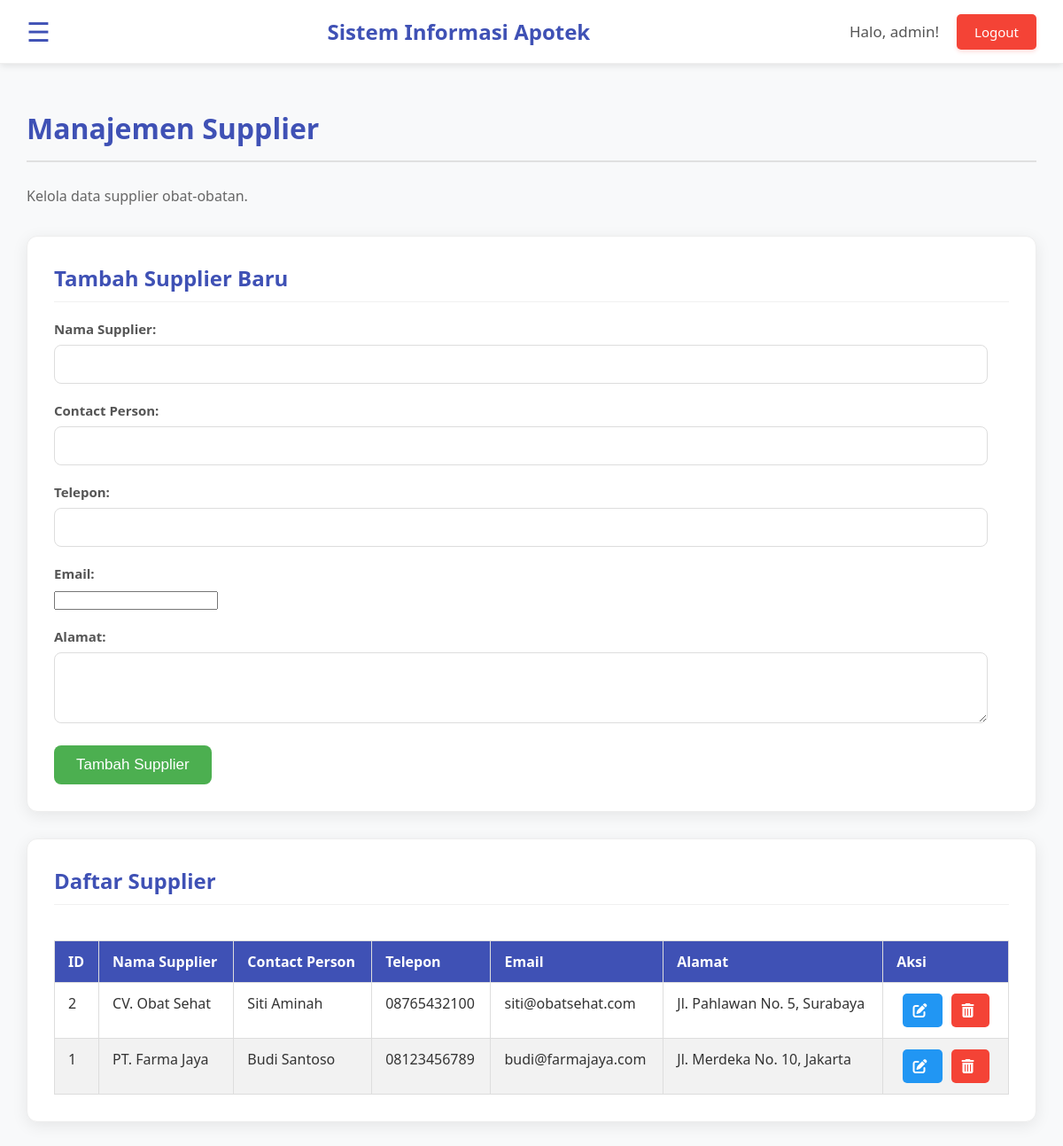
The app's page /supplier_management.php (signed in) with its own data.
### tables this page shows
CREATE TABLE suppliers (
    id INT AUTO_INCREMENT PRIMARY KEY,
    name VARCHAR(100) NOT NULL,
    contact_person VARCHAR(100),
    phone VARCHAR(20),
    email VARCHAR(100),
    address TEXT,
    created_at TIMESTAMP DEFAULT CURRENT_TIMESTAMP
);

### supplier_management.php (the view, shortened to what this page needs)
<?php
include 'php/db_connection.php';
include 'php/header.php';
$name = '';
$contact_person = '';
$phone = '';
$email = '';
$address = '';
$is_edit = false;
?>
<!DOCTYPE html>
<html lang="id">
<head>
    <link rel="stylesheet" href="css/home.css">
    <link rel="stylesheet" href="css/sidenav.css">
    <link rel="stylesheet" href="https://cdnjs.cloudflare.com/ajax/libs/font-awesome/6.0.0-beta3/css/all.min.css">
</head>
<body>
    <div class="main-content" id="mainContent">
        <h1>Manajemen Supplier</h1>
        <p>Kelola data supplier obat-obatan.</p>
        <div class="card form-card">
            <h2><?php echo $is_edit ? 'Edit Supplier' : 'Tambah Supplier Baru'; ?></h2>
            <form action="supplier_management.php" method="POST">
                <div class="input-group">
                    <label for="name">Nama Supplier:</label>
                    <input type="text" id="name" name="name" value="<?php echo htmlspecialchars($name); ?>" required>
                </div>
                <div class="input-group">
                    <label for="contact_person">Contact Person:</label>
                    <input type="text" id="contact_person" name="contact_person" value="<?php echo htmlspecialchars($contact_person); ?>" required>
                </div>
                <div class="input-group">
                    <label for="phone">Telepon:</label>
                    <input type="text" id="phone" name="phone" value="<?php echo htmlspecialchars($phone); ?>" required>
                </div>
                <div class="input-group">
                    <label for="email">Email:</label>
                    <input type="email" id="email" name="email" value="<?php echo htmlspecialchars($email); ?>" required>
                </div>
                <div class="input-group">
                    <label for="address">Alamat:</label>
                    <textarea id="address" name="address" rows="3" required><?php echo htmlspecialchars($address); ?></textarea>
                </div>
                <button type="submit" class="btn-primary"><?php echo $is_edit ? 'Perbarui Supplier' : 'Tambah Supplier'; ?></button>
            </form>
        </div>
        <div class="card table-card">
            <h2>Daftar Supplier</h2>
            <div class="table-responsive">
                <table>
                    <thead>
                        <tr>
                            <th>ID</th>
                            <th>Nama Supplier</th>
                            <th>Contact Person</th>
                            <th>Telepon</th>
                            <th>Email</th>
                            <th>Alamat</th>
                            <th>Aksi</th>
                        </tr>
                    </thead>
                    <tbody>
                        <?php
                        $sql = "SELECT id, name, contact_person, phone, email, address FROM suppliers ORDER BY name ASC";
                        $result = $conn->query($sql);
                        if ($result->num_rows > 0) {
                            while($row = $result->fetch_assoc()) {
                                echo "<tr>";
                                echo "<td>" . htmlspecialchars($row['id']) . "</td>";
                                echo "<td>" . htmlspecialchars($row['name']) . "</td>";
                                echo "<td>" . htmlspecialchars($row['contact_person']) . "</td>";
                                echo "<td>" . htmlspecialchars($row['phone']) . "</td>";
                                echo "<td>" . htmlspecialchars($row['email']) . "</td>";
                                echo "<td>" . htmlspecialchars($row['address']) . "</td>";
                                echo "<td class='actions'>";
                                echo "<a href='supplier_management.php?edit=" . htmlspecialchars($row['id']) . "' class='action-btn edit-btn' title='Edit'><i class='fas fa-edit'></i></a>";
                                echo "<a href='supplier_management.php?delete=" . htmlspecialchars($row['id']) . "' class='action-btn delete-btn' title='Hapus' onclick='return confirm(\"Apakah Anda yakin ingin menghapus supplier ini? Tindakan ini tidak dapat dibatalkan.\");'><i class='fas fa-trash-alt'></i></a>";
                                echo "</td>";
                                echo "</tr>";
                            }
                        } else {
                            echo "<tr><td colspan='7'>Tidak ada data supplier.</td></tr>";
                        }
                        ?>
                    </tbody>
                </table>
            </div>
        </div>
    </div>
</body>
</html>

### css/home.css (style rules this page uses)
body { font-family: 'Segoe UI', Tahoma, Geneva, Verdana, sans-serif; margin: 0; background-color: #f4f7f6; color: #333; display: flex; flex-direction: column; min-height: 100vh; }
.main-content { flex-grow: 1; padding: 30px; margin-left: 0; transition: margin-left 0.5s; background-color: #f8f9fa; min-height: calc(100vh - 70px); box-sizing: border-box; }
.main-content h1 { color: #3f51b5; margin-bottom: 25px; font-size: 32px; border-bottom: 2px solid #e0e0e0; padding-bottom: 15px; }
.main-content p { color: #666; line-height: 1.7; font-size: 16px; margin-bottom: 30px; }
.card { background-color: #ffffff; padding: 30px; border-radius: 12px; box-shadow: 0 4px 18px rgba(0, 0, 0, 0.08); margin-bottom: 30px; border: 1px solid #eee; }
.card h2 { color: #3f51b5; margin-top: 0; margin-bottom: 20px; font-size: 24px; border-bottom: 1px solid #f0f0f0; padding-bottom: 10px; }
.input-group { margin-bottom: 20px; }
.input-group label { display: block; margin-bottom: 8px; font-weight: 600; color: #555; font-size: 15px; }
.input-group input[type="text"], .input-group input[type="number"], .input-group input[type="date"], .input-group textarea, .input-group select { width: calc(100% - 24px); padding: 12px; border: 1px solid #ddd; border-radius: 8px; font-size: 16px; transition: border-color 0.3s ease, box-shadow 0.3s ease; box-sizing: border-box; }
textarea { resize: vertical; }
.btn-primary { background-color: #4CAF50; color: white; padding: 12px 25px; border: none; border-radius: 8px; font-size: 17px; cursor: pointer; transition: background-color 0.3s ease, transform 0.2s ease; margin-right: 10px; }
.table-responsive { overflow-x: auto; }
table { width: 100%; border-collapse: collapse; margin-top: 20px; }
table thead tr { background-color: #3f51b5; color: white; text-align: left; }
table th, table td { padding: 12px 15px; border: 1px solid #ddd; vertical-align: top; }
table tbody tr:nth-child(even) { background-color: #f2f2f2; }
.actions { white-space: nowrap; text-align: center; }
.action-btn { display: inline-block; margin: 0 5px; padding: 8px 12px; border-radius: 5px; text-decoration: none; color: white; transition: background-color 0.3s ease, transform 0.2s ease; }
.action-btn i { margin-right: 5px; }
.edit-btn { background-color: #2196F3; }
.delete-btn { background-color: #f44336; }

### records on screen
suppliers: id "2", name "CV. Obat Sehat", contact_person "Siti Aminah", phone "08765432100", email "siti@obatsehat.com", address "Jl. Pahlawan No. 5, Surabaya"
suppliers: id "1", name "PT. Farma Jaya", contact_person "Budi Santoso", phone "08123456789", email "budi@farmajaya.com", address "Jl. Merdeka No. 10, Jakarta"

### other values on screen
$_SESSION['username'] "admin"
